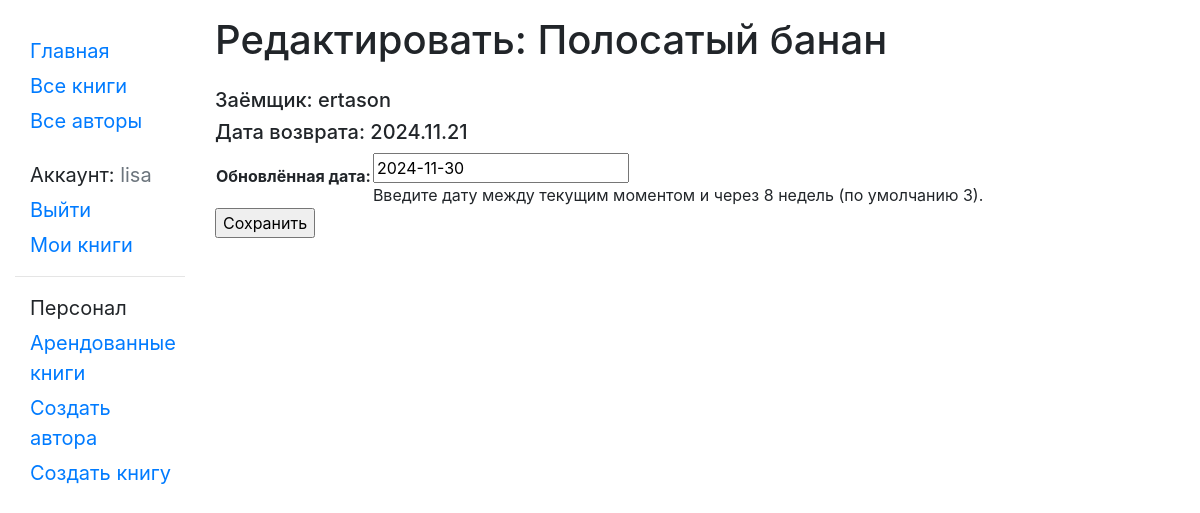
The app's page /catalog/book/4606397e-eff5-4065-a918-14ed4a6d787a/renew/ (signed in) with its own data.
### catalog/models.py (models this page shows, shortened)
class BookInstance(models.Model):
    id = models.UUIDField(primary_key=True, default=uuid.uuid4, help_text="Unique ID for this particular book across whole library")
    book = models.ForeignKey('Book', on_delete=models.SET_NULL, null=True)
    imprint = models.CharField(max_length=200)
    due_back = models.DateField(null=True, blank=True)
    borrower = models.ForeignKey(User, on_delete=models.SET_NULL, null=True, blank=True)
    LOAN_STATUS = (
        ('m', 'Обслуживание'),
        ('o', 'Арендован'),
        ('a', 'Доступен'),
        ('r', 'Забронирован'),
    )
    status = models.CharField(max_length=1, choices=LOAN_STATUS, blank=True, default='m', help_text='Book availability')
    class Meta:
        ordering = ["due_back"]
        permissions = (("can_mark_returned", "Set book as returned"),)
    def due_back_format(self):
        return '.'.join((str(self.due_back)).split('-'))
    @property
    def is_overdue(self):
        if self.due_back and date.today() > self.due_back:
            return True
        return False

class Book(models.Model):
    title = models.CharField(max_length=200)
    author = models.ForeignKey('Author', on_delete=models.SET_NULL, null=True)
    summary = models.TextField(max_length=1000, help_text="Enter a brief description of the book")
    isbn = models.CharField('ISBN',max_length=13, help_text='13 Character <a href="https://www.isbn-international.org/content/what-isbn">ISBN number</a>')
    genre = models.ManyToManyField(Genre, help_text="Select a genre for this book")
    def display_genre(self):
        """
        Creates a string for the Genre. This is required to display genre in Admin.
        """
        return ', '.join([genre.name for genre in self.genre.all()[:3]])
    display_genre.short_description = 'Genre'

### catalog/views.py (the view)
# urls.py: url(r'^book/(?P<pk>[-\w]+)/renew/$', views.renew_book_librarian, name='renew-book-librarian'),
@permission_required('catalog.can_mark_returned')
def renew_book_librarian(request, pk):
    book_inst = get_object_or_404(BookInstance, pk=pk)
    if request.method == 'POST':
        form = RenewBookForm(request.POST)
        if form.is_valid():
            book_inst.due_back = form.cleaned_data['renewal_date']
            book_inst.save()
            return HttpResponseRedirect(reverse('all-borrowed') )
    else:
        proposed_renewal_date = datetime.date.today() + datetime.timedelta(weeks=3)
        form = RenewBookForm(initial={'renewal_date': proposed_renewal_date,})
    return render(request, 'catalog/book_renew_librarian.html', {'form': form, 'bookinst':book_inst})

### catalog/forms.py (shortened to what this page needs)
class RenewBookForm(forms.Form):
    renewal_date = forms.DateField(help_text="Введите дату между текущим моментом и через 8 недель (по умолчанию 3).", label="Обновлённая дата:")

### catalog/templates/catalog/book_renew_librarian.html (shortened to what this page needs)
{% extends "base_generic.html" %}
{% block content %}
    <h1>Редактировать: {{bookinst.book.title}}</h1>
    <p class="mt-4 h5">Заёмщик: {{bookinst.borrower}}</p>
    <p class="h5 {% if bookinst.is_overdue %} text-danger{% endif %}">Дата возврата: {{bookinst.due_back_format}}</p>
    <form action="" method="post">
        <table>
        {{ form }}
        </table>
        <input type="submit" value="Сохранить" />
    </form>
{% endblock %}

### catalog/templates/base_generic.html (shortened to what this page needs)
<!doctype html>
<html lang="en">
  <head>
      {% load bootstrap4 %}
      {% bootstrap_css %}
      {% load static %}
      <link rel="stylesheet" href="{% static 'css/styles.css' %}"/>
  </head>
  <body>
  <div class="container-fluid mt-3">
      <div class="row">
          <div class="col-sm-2">
              {% block sidebar %}
              <ul class="sidebar-nav">
                  <li><a href="{% url 'index' %}">Главная</a></li>
                  <li><a href="{% url 'books' %}">Все книги</a></li>
                  <li><a href="{% url 'authors' %}">Все авторы</a></li>
                  {% if user.is_authenticated %}
                    <li class="mt-4">Аккаунт: <span class="text-secondary">{{ user.get_username }}</span></li>
                    <li><a href="{% url 'logout'%}?next={{request.path}}">Выйти</a></li>
                    <li><a href="{% url 'my-borrowed' %}">Мои книги</a></li>
                  {% else %}
                    <li class="mt-4"><a href="{% url 'login'%}?next={{request.path}}">Войти</a></li>
                  {% endif %}
                  {% if perms.catalog.can_mark_returned %}
                    <hr>
                    <li>Персонал</li>
                    <li><a href="{% url 'all-borrowed' %}">Арендованные книги</a></li>
                    <li><a href="{% url 'author_create' %}">Создать автора</a></li>
                    <li><a href="{% url 'book_create' %}">Создать книгу</a></li>
                  {% endif %}
              </ul>
              {% endblock %}
          </div>
          <div class="col-sm-10">{% block content %}{% endblock %}
          </div>
      </div>
  </div>
  </body>
</html>

### catalog/static/css/styles.css (style rules this page uses)
.sidebar-nav { margin-top: 20px; padding: 0; list-style: none; }
.sidebar-nav > li { font-size: 20px; margin: 5px; margin-left: 15px; }

### records on screen
BookInstance: book "Полосатый банан", borrower "ertason", due_back_format "2024.11.21"

### other values on screen
{{ user.get_username }} "lisa"
